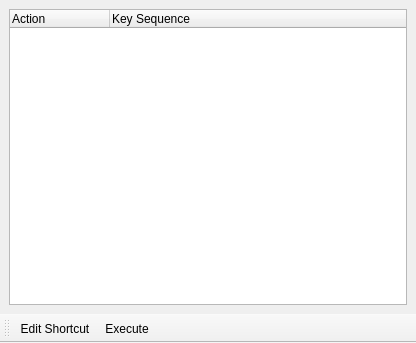
<?xml version="1.0" encoding="UTF-8"?>
<ui version="4.0">
 <class>ActionsDialog</class>
 <widget class="QMainWindow" name="ActionsDialog">
  <property name="geometry">
   <rect>
    <x>0</x>
    <y>0</y>
    <width>416</width>
    <height>343</height>
   </rect>
  </property>
  <property name="windowTitle">
   <string>Actions Manager</string>
  </property>
  <widget class="QWidget" name="centralwidget">
   <layout class="QVBoxLayout" name="verticalLayout">
    <item>
     <widget class="QTreeWidget" name="treeWidget">
      <property name="allColumnsShowFocus">
       <bool>true</bool>
      </property>
      <property name="wordWrap">
       <bool>true</bool>
      </property>
      <column>
       <property name="text">
        <string>Action</string>
       </property>
      </column>
      <column>
       <property name="text">
        <string>Key Sequence</string>
       </property>
      </column>
     </widget>
    </item>
   </layout>
  </widget>
  <widget class="QMenuBar" name="menubar">
   <property name="geometry">
    <rect>
     <x>0</x>
     <y>0</y>
     <width>416</width>
     <height>21</height>
    </rect>
   </property>
  </widget>
  <widget class="QToolBar" name="toolBar">
   <property name="windowTitle">
    <string>toolBar</string>
   </property>
   <attribute name="toolBarArea">
    <enum>BottomToolBarArea</enum>
   </attribute>
   <attribute name="toolBarBreak">
    <bool>false</bool>
   </attribute>
   <addaction name="actionEditShortcut"/>
   <addaction name="actionExecute"/>
  </widget>
  <action name="actionEditShortcut">
   <property name="text">
    <string>Edit Shortcut</string>
   </property>
   <property name="toolTip">
    <string>Change shortcuts for selected action (F4)</string>
   </property>
   <property name="shortcut">
    <string>F4</string>
   </property>
  </action>
  <action name="actionExecute">
   <property name="text">
    <string>Execute</string>
   </property>
   <property name="toolTip">
    <string>Execute selected action (Enter)</string>
   </property>
   <property name="shortcut">
    <string>Return</string>
   </property>
  </action>
  <action name="actionClose">
   <property name="text">
    <string>Close</string>
   </property>
   <property name="shortcut">
    <string>Esc</string>
   </property>
  </action>
 </widget>
 <resources/>
 <connections/>
</ui>
